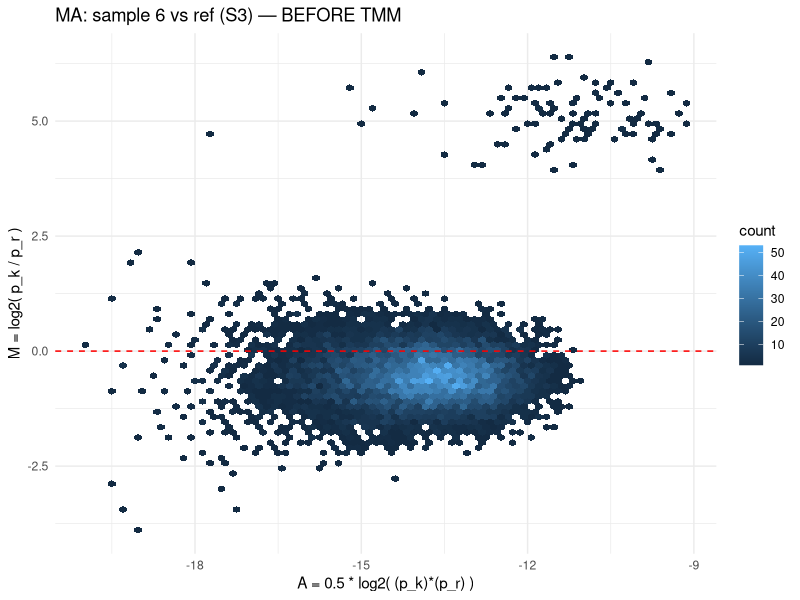
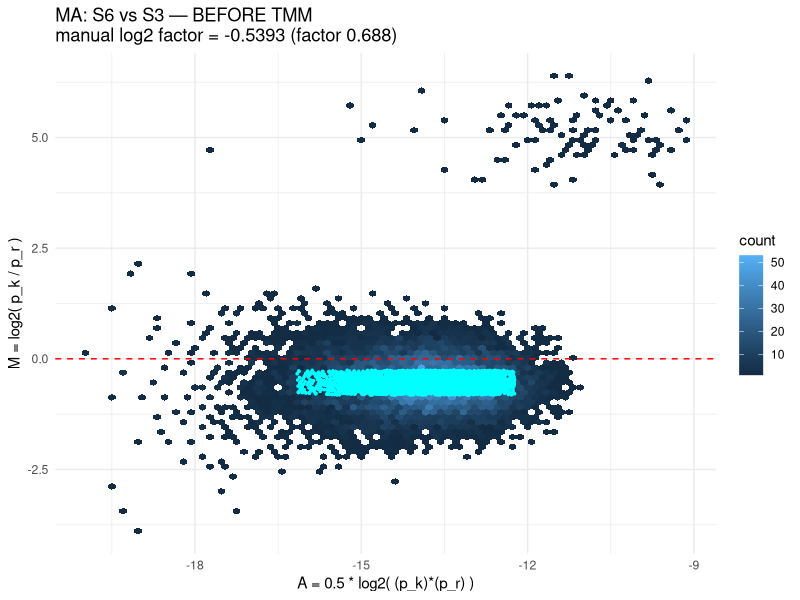
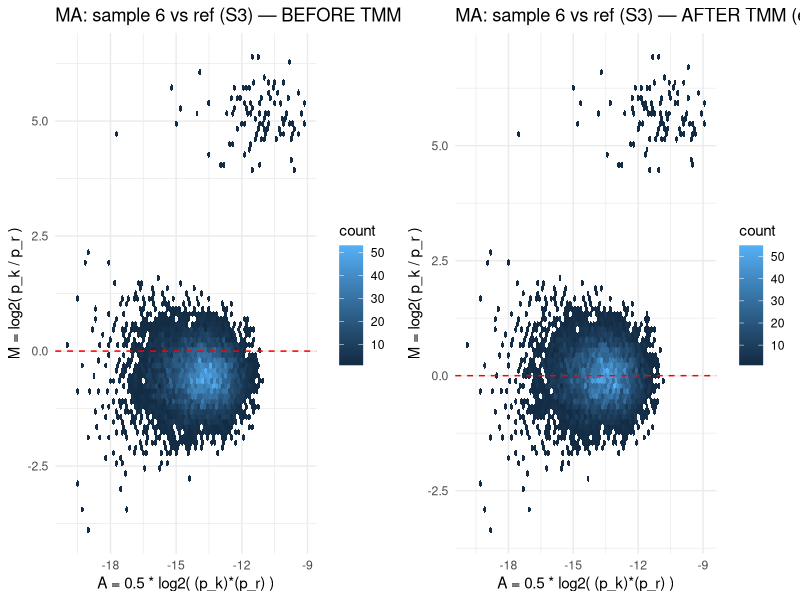
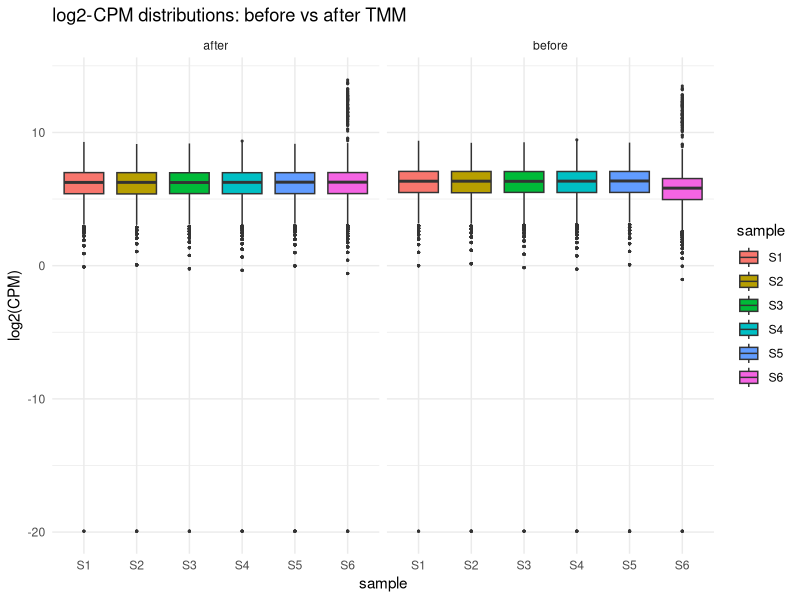

Recreate these plots in R, in order.
## ---- chunk 1
knitr::opts_chunk$set(echo = TRUE, message = FALSE, warning = FALSE, fig.width = 7, fig.height = 5)
set.seed(123)
## ---- chunk 2
# Install if needed:
# if (!requireNamespace("BiocManager", quietly = TRUE)) install.packages("BiocManager")
# BiocManager::install("edgeR")

library(edgeR)
library(ggplot2)
library(gridExtra)
## ---- chunk 3
set.seed(2024)
G <- 10000   # genes
S <- 6       # samples

# baseline expression (varying gene means)
base_means <- rgamma(G, shape = 2, scale = 50)

# library size multipliers
lib_factors <- c(1.0, 0.9, 1.1, 1.2, 0.95, 1.4)
lib_sizes <- round(lib_factors * 10e6)  # raw sequencing depths

# simulate counts per-sample via NB (some overdispersion)
dispersion <- 20
counts <- matrix(0, nrow = G, ncol = S)
for (s in 1:S){
  mu <- base_means * lib_factors[s]
  counts[,s] <- rnbinom(G, mu = mu, size = dispersion)
}
colnames(counts) <- paste0("S", 1:S)
rownames(counts) <- paste0("gene", seq_len(G))

# inject composition bias: sample 6 has a small set of hugely expressed genes
set.seed(999)
hi <- sample(1:G, 100)
counts[hi, 6] <- counts[hi, 6] * 50

# quick library sizes
lib_summary <- colSums(counts)
lib_summary
## ---- chunk 4
# helper: compute log2-CPM avoiding -Inf (using edgeR::cpm with prior.count)
log2cpm_mat <- function(counts_mat, lib_sizes = colSums(counts_mat), prior.count = 0.5){
  # use edgeR cpm (returns counts-per-million)
  cpm_mat <- edgeR::cpm(counts_mat, lib.size = lib_sizes, prior.count = prior.count)
  log2(cpm_mat + 1e-6)  # tiny offset for numerical safety (visualization)
}

# helper: make MA data (M, A) for two columns k and r
make_MA <- function(counts, k, r, lib_sizes = colSums(counts), prior.count = 0.5){
  yk <- counts[, k]; yr <- counts[, r]
  Nk <- lib_sizes[k]; Nr <- lib_sizes[r]
  # remove genes with zero in either (TMM trims these anyway)
  valid <- (yk > 0) & (yr > 0)
  yk_v <- yk[valid]; yr_v <- yr[valid]
  M <- log2( (yk_v / Nk) / (yr_v / Nr) )
  A <- 0.5 * log2( (yk_v / Nk) * (yr_v / Nr) )
  data.frame(gene = rownames(counts)[valid], M = M, A = A, yk = yk_v, yr = yr_v)
}

# plotting function
plot_MA <- function(ma_df, title = "MA plot", highlight = NULL){
  p <- ggplot(ma_df, aes(x = A, y = M)) +
    geom_hex(bins = 80) +
    geom_hline(yintercept = 0, linetype = "dashed", color = "red") +
    labs(title = title, x = "A = 0.5 * log2( (p_k)*(p_r) )", y = "M = log2( p_k / p_r )") +
    theme_minimal()
  if (!is.null(highlight)) {
    p <- p + geom_point(data = ma_df[rownames(ma_df) %in% highlight, , drop = FALSE],
                        aes(x = A, y = M), color = "orange", size = 1)
  }
  p
}
## ---- chunk 5
# choose reference as edgeR would (upper-quartile closeness)
uq <- apply(edgeR::cpm(counts, prior.count = 0.5), 2, function(x) quantile(x, 0.75))
ref <- which.min(abs(uq - mean(uq)))
ref

# plot MA: sample 6 vs reference
ma_6_vs_ref <- make_MA(counts, k = 6, r = ref)
p_ma_before <- plot_MA(ma_6_vs_ref, title = paste0("MA: sample 6 vs ref (S", ref, ") — BEFORE TMM"))
p_ma_before
## ---- chunk 6
# parameters
trim.M <- 0.30  # 30% trimming for M
trim.A <- 0.05  # 5% trimming for A

# function to compute manual TMM factor for sample k relative to ref r
calc_TMM_manual <- function(counts, k, r, lib_sizes = colSums(counts),
                            trim.M = 0.30, trim.A = 0.05){
  yk <- counts[,k]; yr <- counts[,r]
  Nk <- lib_sizes[k]; Nr <- lib_sizes[r]
  valid <- (yk > 0) & (yr > 0)
  yk_v <- yk[valid]; yr_v <- yr[valid]
  M <- log2( (yk_v / Nk) / (yr_v / Nr) )
  A <- 0.5 * log2( (yk_v / Nk) * (yr_v / Nr) )
  # compute delta-method approximate variance of M
  varM <- (1 / yk_v - 1 / Nk) + (1 / yr_v - 1 / Nr)
  wg <- 1 / varM
  # trimming
  m_low <- quantile(M, probs = trim.M); m_high <- quantile(M, probs = 1 - trim.M)
  a_low <- quantile(A, probs = trim.A); a_high <- quantile(A, probs = 1 - trim.A)
  keep <- (M > m_low) & (M < m_high) & (A > a_low) & (A < a_high) & is.finite(wg)
  # weighted mean of M over kept genes
  w <- wg[keep]
  wm <- if (sum(w) > 0) sum( w * M[keep] ) / sum(w) else NA_real_
  # log2 factor -> linear factor
  list(log2_factor = wm, factor = 2^wm, keep_indices = which(valid)[keep],
       M = M, A = A, wg = wg)
}

# compute for sample 6 relative to chosen ref
tmm6 <- calc_TMM_manual(counts, k = 6, r = ref, lib_sizes = colSums(counts),
                        trim.M = trim.M, trim.A = trim.A)
tmm6$log2_factor
tmm6$factor
## ---- chunk 7
# highlight trimmed genes on MA plot (showing kept genes)
kept_genes <- rownames(counts)[tmm6$keep_indices]
p_ma_before + geom_point(data = subset(ma_6_vs_ref, gene %in% kept_genes),
                         aes(x = A, y = M), color = "cyan", size = 0.6) +
  ggtitle(sprintf("MA: S6 vs S%d — BEFORE TMM\nmanual log2 factor = %.4f (factor %.3f)",
                  ref, tmm6$log2_factor, tmm6$factor))
## ---- chunk 8
# manual factors for all samples relative to ref
manual_log2 <- numeric(S)
manual_fac <- numeric(S)
keep_list <- vector("list", S)
for (k in 1:S){
  if (k == ref){
    manual_log2[k] <- 0
    manual_fac[k] <- 1
    keep_list[[k]] <- integer(0)
  } else {
    res <- calc_TMM_manual(counts, k = k, r = ref, lib_sizes = colSums(counts),
                           trim.M = trim.M, trim.A = trim.A)
    manual_log2[k] <- res$log2_factor
    manual_fac[k] <- res$factor
    keep_list[[k]] <- rownames(counts)[res$keep_indices]
  }
}

# scale manual factors so that geometric mean = 1 (edgeR reports factors with geo mean ~1)
gm <- exp(mean(log(manual_fac)))
manual_norm_factors <- manual_fac / gm

# edgeR calcNormFactors (specify refColumn to match our chosen ref if desired)
dge <- DGEList(counts = counts)
dge$samples$lib.size <- colSums(counts)
# specify refColumn so edgeR computes factors relative to that ref (for close comparability)
edgef <- calcNormFactors(dge, method = "TMM", refColumn = ref)
edge_factors <- edgef$samples$norm.factors

# report
data.frame(sample = colnames(counts),
           lib.size = colSums(counts),
           manual_factor = manual_norm_factors,
           edgeR_factor = edge_factors)
## ---- chunk 9
# effective library sizes using edgeR's factors
eff_libsizes_edgeR <- colSums(counts) * edge_factors

# MA between sample 6 and ref after applying TMM (via effective lib sizes)
ma_after <- make_MA(counts, k = 6, r = ref, lib_sizes = eff_libsizes_edgeR)
p_ma_after <- plot_MA(ma_after, title = paste0("MA: sample 6 vs ref (S", ref, ") — AFTER TMM (edgeR factors)"))
grid.arrange(p_ma_before, p_ma_after, ncol = 2)
## ---- chunk 10
log2cpm_before <- log2(edgeR::cpm(counts, lib.size = colSums(counts), prior.count = 0.5) + 1e-6)
log2cpm_after  <- log2(edgeR::cpm(counts, lib.size = eff_libsizes_edgeR, prior.count = 0.5) + 1e-6)

df_before <- data.frame(value = as.vector(log2cpm_before), sample = rep(colnames(counts), each = nrow(counts)), stage = "before")
df_after  <- data.frame(value = as.vector(log2cpm_after),  sample = rep(colnames(counts), each = nrow(counts)), stage = "after")
df_both <- rbind(df_before, df_after)

ggplot(df_both, aes(x = sample, y = value, fill = sample)) +
  geom_boxplot(outlier.size = 0.4) +
  facet_wrap(~stage) +
  theme_minimal() +
  labs(title = "log2-CPM distributions: before vs after TMM", y = "log2(CPM)")
